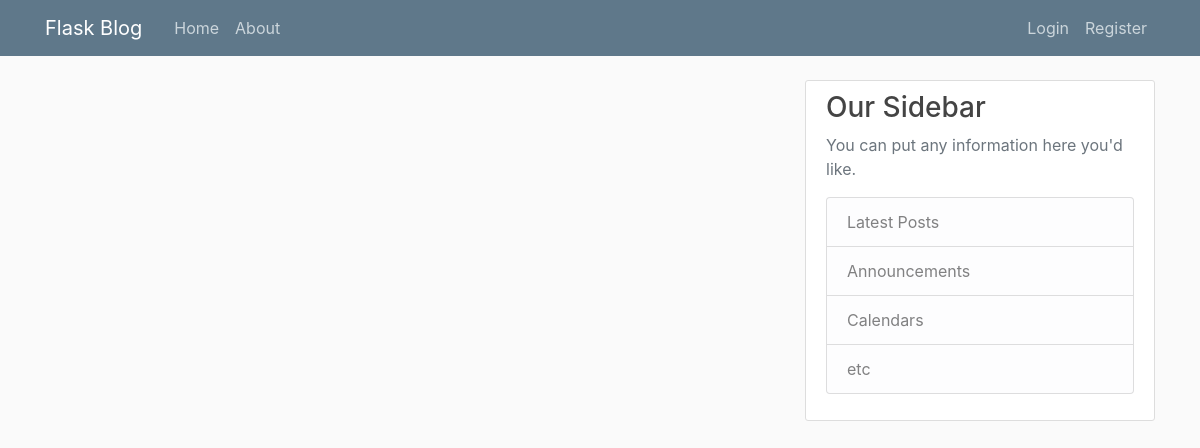
Page /home on the earlier database version.
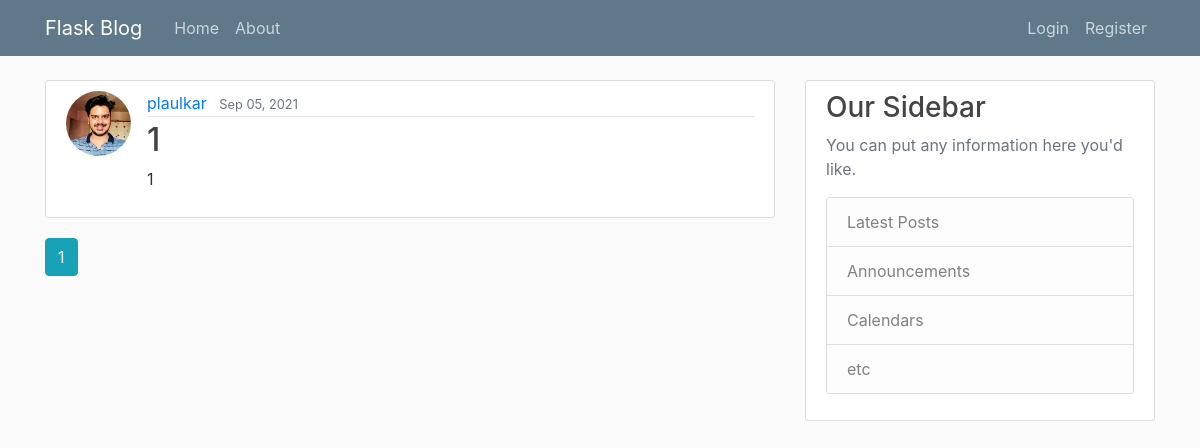
Same page on the later database version.
### flaskblog/models.py (models this page shows, shortened)
class Post(db.Model):
	id = db.Column(db.Integer, primary_key=True);
	title = db.Column(db.String(100), nullable=False)
	date_posted = db.Column(db.DateTime, nullable=False, default=datetime.utcnow);
	content = db.Column(db.Text, nullable=False)
	user_id = db.Column(db.Integer, db.ForeignKey('user.id'), nullable=False);

class User(db.Model, UserMixin):
	id = db.Column(db.Integer, primary_key=True);
	username = db.Column(db.String(20), unique=True, nullable=False);
	email = db.Column(db.String(120), unique=True, nullable=False);
	image_file = db.Column(db.String(20), nullable=False, default='default.jpg');
	password = db.Column(db.String(60), nullable=False);
	posts = db.relationship('Post', backref='author', lazy=True);

### flaskblog/main/routes.py (the view)
@main.route('/')
@main.route('/home')
def home():
	page = request.args.get('page', 1, type=int);
	posts = Post.query.order_by(Post.date_posted.desc()).paginate(page = page, per_page = 3)
	return render_template('home.html', posts=posts);

### flaskblog/templates/home.html
{% extends "layout.html" %}
{% block content %}
	{% for post in posts.items %}
		<article class="media content-section">
		  <img class="rounded-circle article-img" src="{{ url_for('static', filename='profile_pics/' + post.author.image_file) }}">
		  <div class="media-body">
			<div class="article-metadata">
			  <a class="mr-2" href="{{ url_for('users.user_posts', username=post.author.username) }}">{{ post.author.username }}</a>
			  <small class="text-muted">{{ post.date_posted.strftime('%b %d, %Y') }}</small>
			</div>
			<h2><a class="article-title" href="{{ url_for('posts.post', post_id=post.id) }}">{{ post.title }}</a></h2>
			<p class="article-content">{{ post.content }}</p>
		  </div>
		</article>
	{% endfor %}
	{% for page_num in posts.iter_pages(left_edge=1, right_edge=1, left_current=1, right_current=2) %}
		{% if page_num %}
			{% if posts.page == page_num %}
				<a class="btn btn-info mb-4" href = "{{ url_for('main.home', page=page_num) }}">{{ page_num }}</a>
			{% else %}
				<a class="btn btn-outline-info mb-4" href = "{{ url_for('main.home', page=page_num) }}">{{ page_num }}</a>
			{% endif %}
		{% else %}
			...
		{% endif %}
	{% endfor %}
{% endblock content %}

Differences in the rows shown:
added Post: image_file (picture), author.username "plaulkar", date_posted "Sep 05, 2021", title "1", content "1"
Other differences:
new list line: "1"
